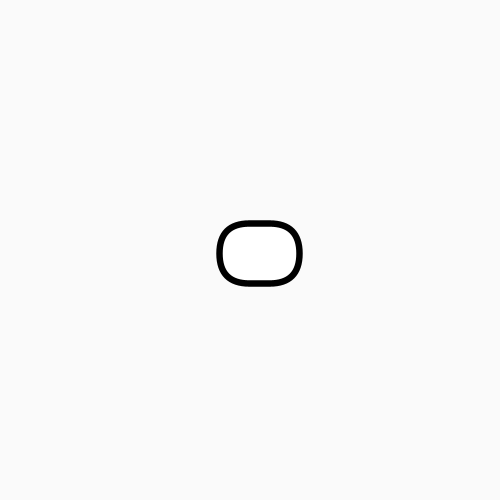
Frame 1 (no input)
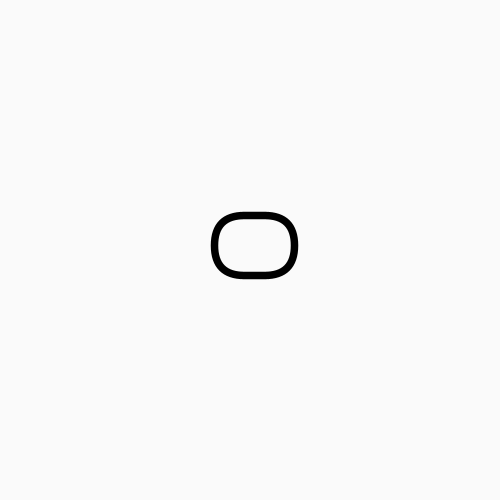
Frame 60 (the mouse pressed at the canvas centre just before this capture)
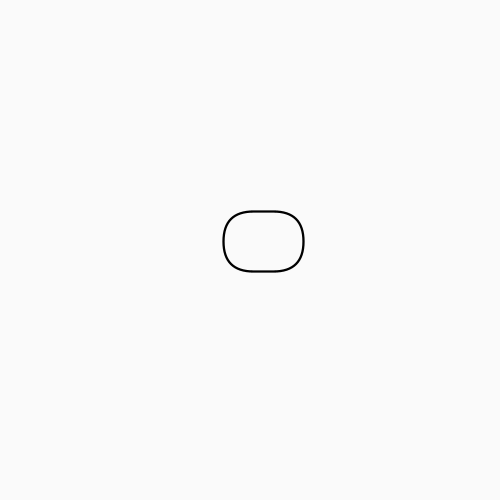
Frame 120 (the mouse held since frame 60 and released just before this capture)

The Processing sketch that drew these frames (run headless with seeded random() and noise(); from frame 60 on, the mouse is pressed at the canvas centre):

// Processing sketch: processing_89968
// ── processing_89968.pde

void setup ()
{
 
size (500,500);
 
 
 
}
 
void draw ()
{
background(250);
stroke(0);
strokeWeight(random(0,10));
 
smooth();
rect(random(210,245),random(200,225),random(80,10),random(60,10),random(60,10));
 
 

 
smooth();
noFill();
}
